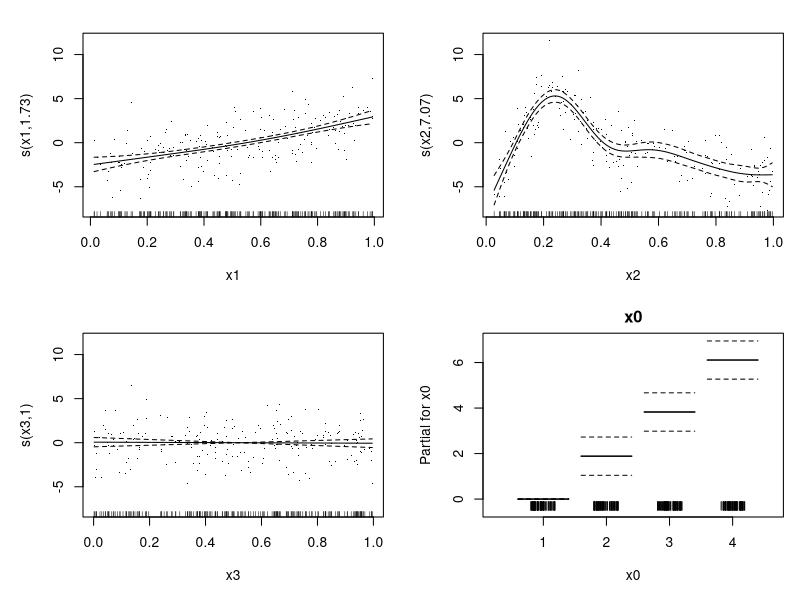
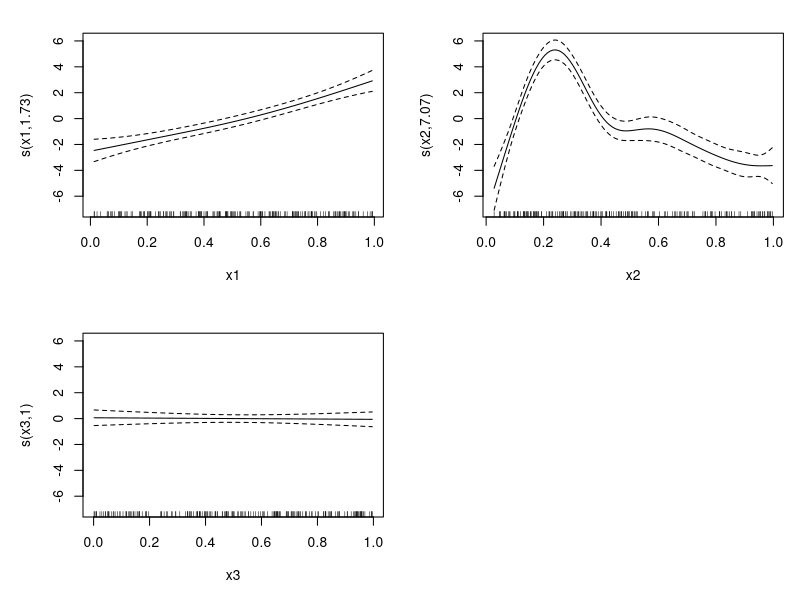
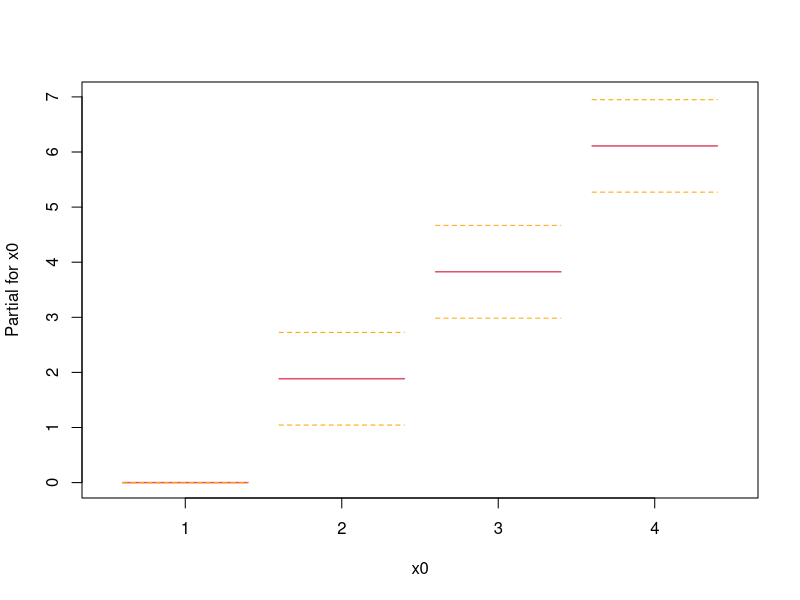
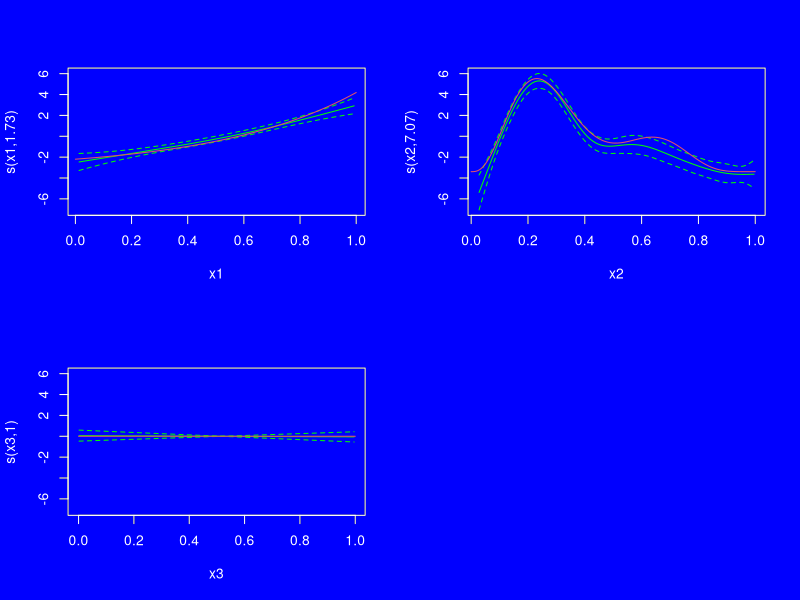
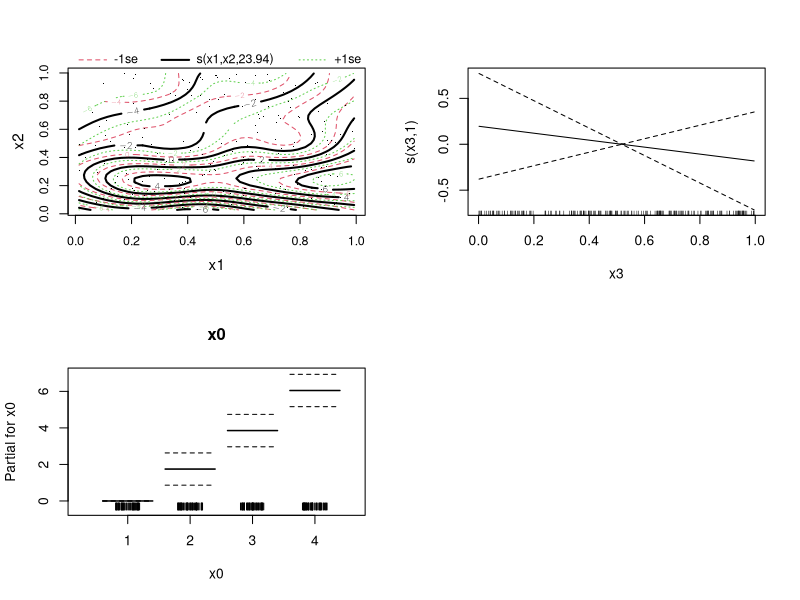
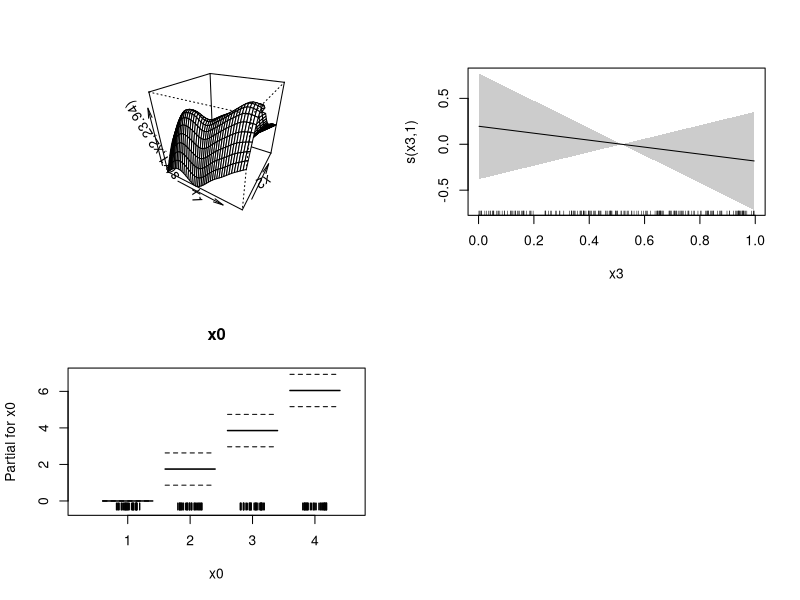
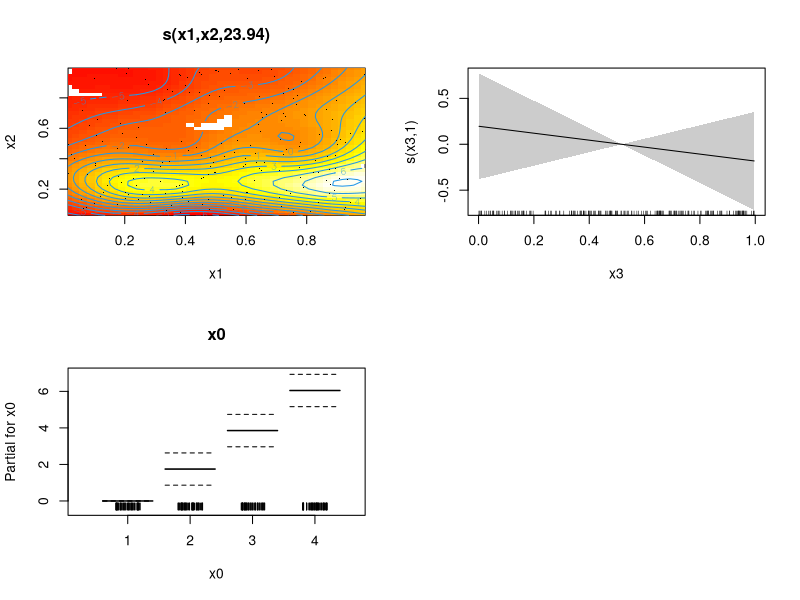
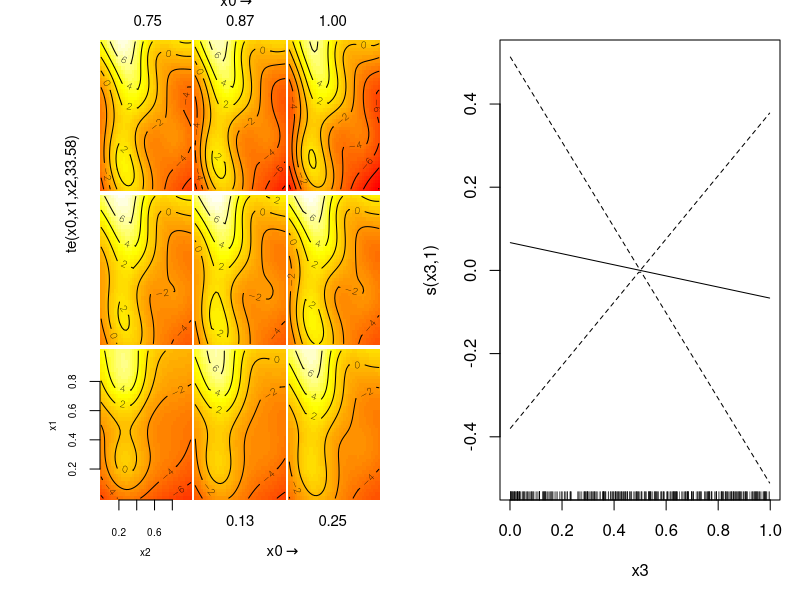

Here is the R script that generated these plots, in order:
library(mgcv)


### Name: plot.gam
### Title: Default GAM plotting
### Aliases: plot.gam
### Keywords: models smooth regression hplot

### ** Examples

library(mgcv)
set.seed(0)
## fake some data...
f1 <- function(x) {exp(2 * x)}
f2 <- function(x) { 
  0.2*x^11*(10*(1-x))^6+10*(10*x)^3*(1-x)^10 
}
f3 <- function(x) {x*0}

n<-200
sig2<-4
x0 <- rep(1:4,50)
x1 <- runif(n, 0, 1)
x2 <- runif(n, 0, 1)
x3 <- runif(n, 0, 1)
e <- rnorm(n, 0, sqrt(sig2))
y <- 2*x0 + f1(x1) + f2(x2) + f3(x3) + e
x0 <- factor(x0)

## fit and plot...
b<-gam(y~x0+s(x1)+s(x2)+s(x3))
plot(b,pages=1,residuals=TRUE,all.terms=TRUE,shade=TRUE,shade.col=2)
plot(b,pages=1,seWithMean=TRUE) ## better coverage intervals

## just parametric term alone...
termplot(b,terms="x0",se=TRUE)

## more use of color...
op <- par(mfrow=c(2,2),bg="blue")
x <- 0:1000/1000
for (i in 1:3) {
  plot(b,select=i,rug=FALSE,col="green",
    col.axis="white",col.lab="white",all.terms=TRUE)
  for (j in 1:2) axis(j,col="white",labels=FALSE)
  box(col="white")
  eval(parse(text=paste("fx <- f",i,"(x)",sep="")))
  fx <- fx-mean(fx)
  lines(x,fx,col=2) ## overlay `truth' in red
}
par(op)

## example with 2-d plots, and use of schemes...
b1 <- gam(y~x0+s(x1,x2)+s(x3))
op <- par(mfrow=c(2,2))
plot(b1,all.terms=TRUE)
par(op) 
op <- par(mfrow=c(2,2))
plot(b1,all.terms=TRUE,scheme=1)
par(op)
op <- par(mfrow=c(2,2))
plot(b1,all.terms=TRUE,scheme=c(2,1))
par(op)

## 3 and 4 D smooths can also be plotted
dat <- gamSim(1,n=400)
b1 <- gam(y~te(x0,x1,x2,d=c(1,2),k=c(5,15))+s(x3),data=dat)

## Now plot. Use cex.lab and cex.axis to control axis label size,
## n3 to control number of panels, n2 to control panel grid size,
## scheme=1 to get greyscale...

plot(b1,pages=1) 
